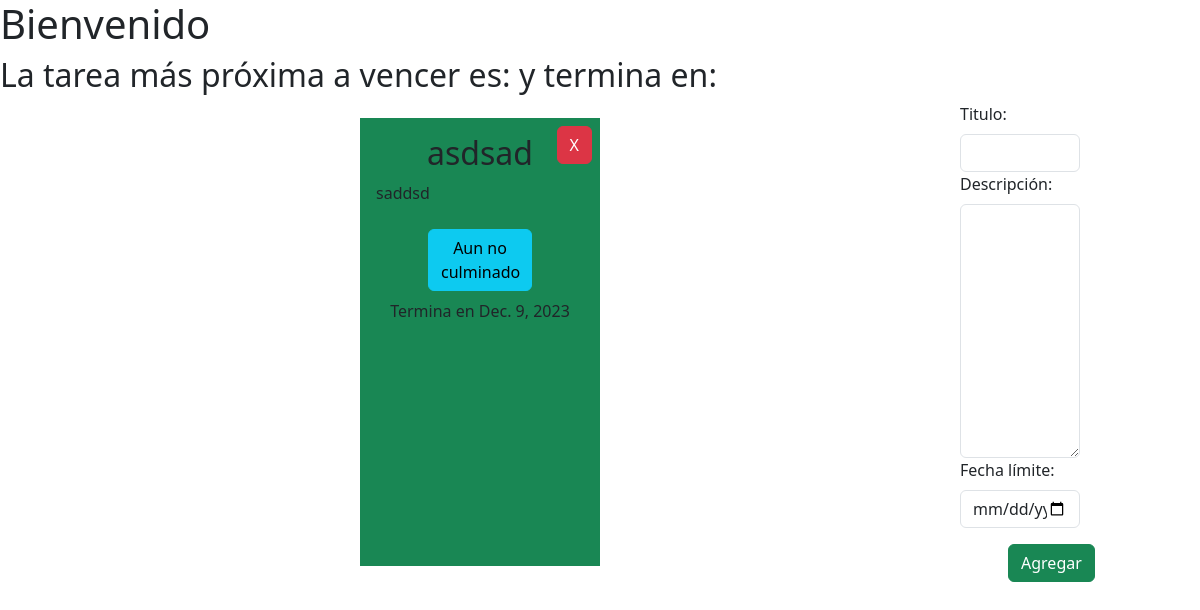
The page /tasks/ on the database as committed earlier.
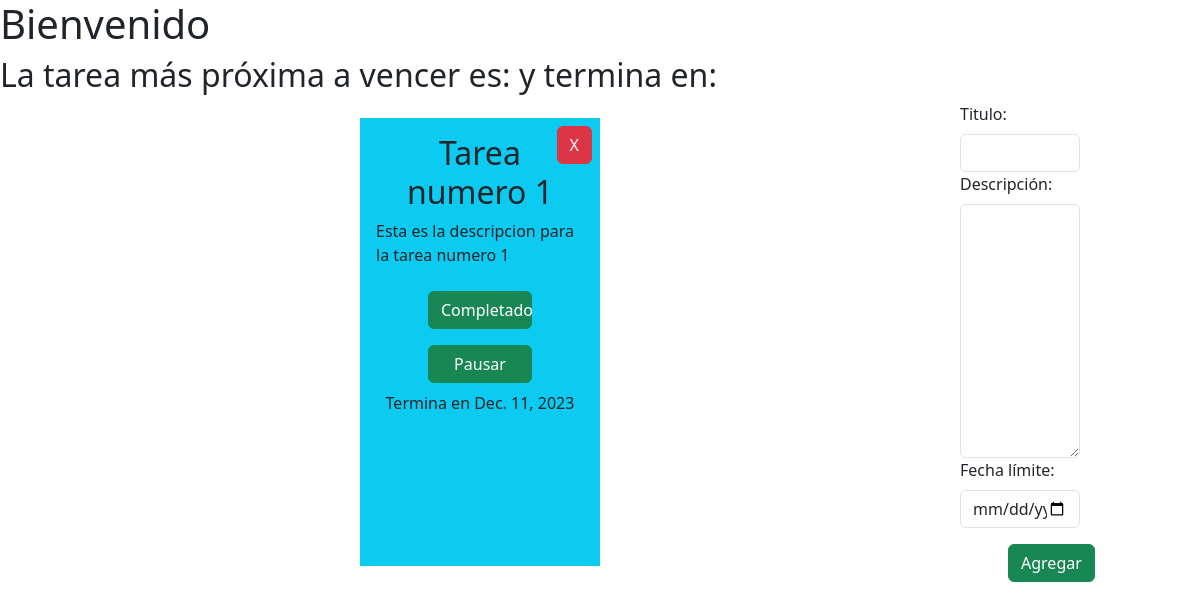
The same page on the database as committed later.
### Task/models.py (models this page shows, shortened)
class Task(models.Model):
    STATUS_CHOICES = (
        ('Registrado', 'REGISTRADO'),
        ('Culminado', 'CULMINADO'),
        ('Pausado', 'PAUSADO'),
    )
    title = models.CharField(max_length=20)
    description = models.TextField(max_length=500)
    status = models.CharField(max_length=20, choices=STATUS_CHOICES, default='Registrado')
    date_created= models.DateField(auto_now_add=True)
    date_final= models.DateField(auto_now_add=True)

### Task/views.py (the view)
# urls.py: path('', showTasks, name="showTasks"),
def showTasks(request):
    Tasks = Task.objects.all()
    context = {'tasks': Tasks}
    return  render(request, 'Task/task.html', context)

### Task/templates/Task/task.html (shortened to what this page needs)
<!DOCTYPE html>
<html lang="en">
<head>
    <link href="https://cdn.jsdelivr.net/npm/bootstrap@5.3.2/dist/css/bootstrap.min.css" rel="stylesheet">
</head>
<body>
<h1>Bienvenido</h1>
<h2>La tarea más próxima a vencer es:  y termina en: </h2>
<div class="d-flex">
<section class="d-flex flex-wrap w-100 justify-content-evenly " >
    {% for task in tasks  %}
        {% if task.status == "Registrado" %}
        <div class="bg-info w-25 py-3 px-3 mx-3 my-3 text-center d-flex flex-column position-relative">
            <h2>{{task.title}}</h2>
            <p class="text-start">{{task.description}}</p>
            <a href='{% url "delete" task.id %}' class="btn btn-danger top-0 mx-2 my-2 end-0 position-absolute"> X </a>
            <a href='{% url "done" task.id %}' class="btn btn-success w-50 mx-auto my-2">Completado</a>
            <a href='{% url "pause" task.id %}' class="btn btn-success w-50 mx-auto my-2">Pausar</a>
            <p>Termina en {{task.date_final}}</p>
        </div>
        {% elif task.status == "Culminado" %}
        <div class="bg-success w-25 py-3 px-3 mx-3 my-3 text-center d-flex flex-column position-relative">
            <h2>{{task.title}}</h2>
            <p class="text-start">{{task.description}}</p>
            <a href='{% url "delete" task.id %}' class="btn btn-danger top-0 mx-2 my-2 end-0 position-absolute"> X </a>
            <a href='{% url "started" task.id %}' class="btn btn-info w-50 mx-auto my-2">Aun no culminado</a>
            <p>Termina en {{task.date_final}}</p>
        </div>
        {% endif %}
    {% endfor %}
</section>
<section class="w-25">
    <div class=" w-50">
        <form action='{% url "add" %}' method="post"   >
            <div>
                <label for="title" class="form-label"> Titulo:  </label>
                <input type="text" name="title" id="title" class="form-control"  required>
            </div>
            <div>
                <label for="description" class="form-label"> Descripción:</label>
                <textarea  class="form-control" cols="30" rows="10" name="description" id="description" required></textarea>
            </div>
            <div>
                <label for="date_final" class="form-label"> Fecha límite:</label>
                <input  type="date" class="form-control" cols="30" rows="10" name="date_final" id="date_final">
            </div>
            <button type="submit" class="btn btn-success ms-5 mt-3">Agregar</button>
        </form>
    </div>
</section>
</div>
</body>
</html>

Rows that differ between the two databases and show on the page:
removed Task: title "asdsad", description "saddsd", date_final "Dec. 9, 2023"
added Task: title "Tarea numero 1", description "Esta es la descripcion para la tarea numero 1", date_final "Dec. 11, 2023"
